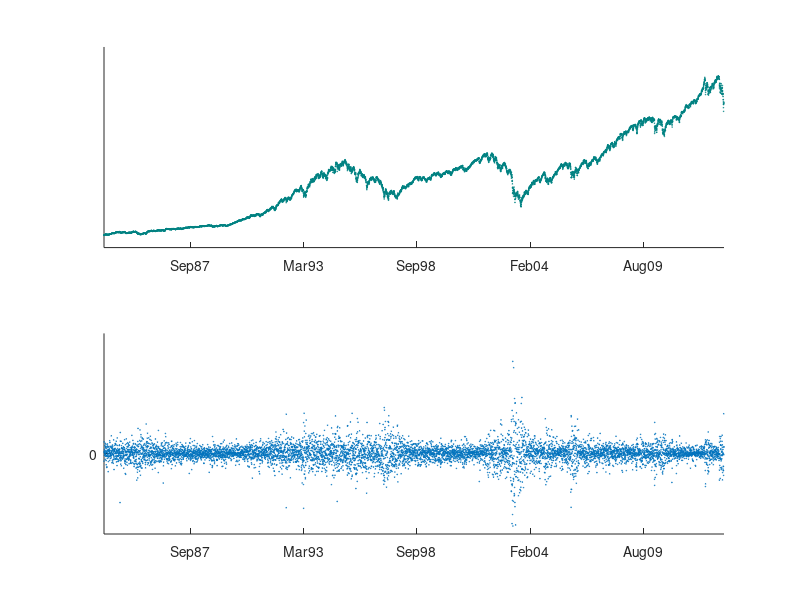
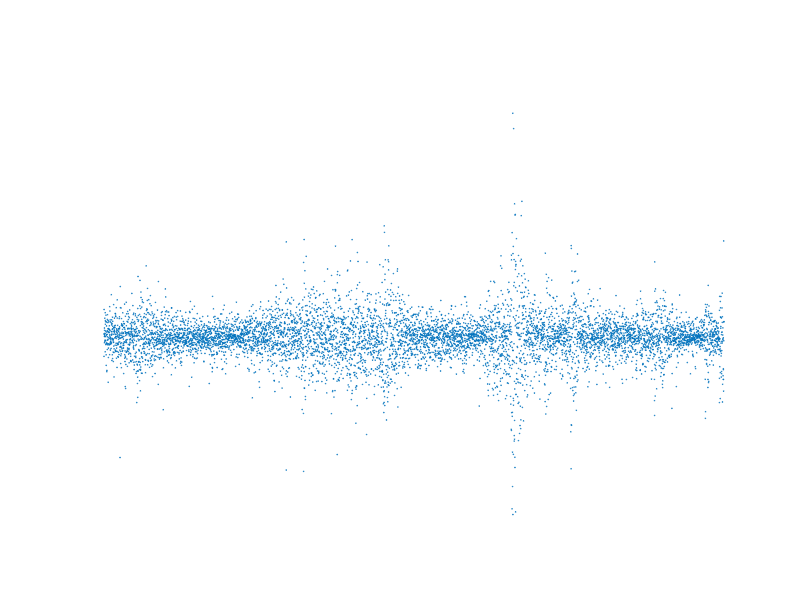

Recreate these plots in MATLAB, in order. (Note: this script raises an error after producing the figures.)
%% TiME SERIES by Kruskal
clc,clear
load("sp500.mat");
logret=sample(:,4);
price=sample(:,5);
timeline=datenum(sample(:,1:3));
% %% plot data set
% figure;
% subplot(2,1,1);
% plot(timeline,price);
% dateaxis('x',12);
% xlim([timeline(1),timeline(end)]);
% set(gca,'color','none','ytick',[],'yticklabel',[]);
% subplot(2,1,2);
% plot(timeline,logret);
% dateaxis('x',12);
% xlim([timeline(1),timeline(end)]);
% set(gca,'color','none','ytick',[],'yticklabel',[]);
% saveas(gcf,'PriRet_SP','png');
%% plot scatter price and return
figure;
subplot(2,1,1);
scatter(timeline,price,0.3,MarkerEdgeColor=[0,0.5,0.5])
dateaxis('x',12);
xlim([timeline(1),timeline(end)]);
set(gca,'color','none','ytick',[],'yticklabel',[]);
subplot(2,1,2);
scatter(timeline,logret,0.3)
dateaxis('x',12);
xlim([timeline(1),timeline(end)]);
set(gca,'color','none','ytick',0);
% set(gca,'color','none','ytick',[0],'yticklabel',[]);
%% save scatter price and return
saveas(gcf,'PriceReturn_SP_scatter','png');
%% plot scatter return
figure;
scatter(timeline,logret,0.3)
dateaxis('x',12);
xlim([timeline(1),timeline(end)]);
set(gca,'color','none','ytick',[],'xticklabel',[],'XColor','none','YColor','none');
%% save scatter return
saveas(gcf,'Return_SP_scatter','png');
%% generate minimal spanning tree
DM=pdist2(logret,logret);
for i=1:length(DM)-2
    for j=i+2:length(DM)
        DM(i,j)=inf;
    end
end
for j=1:length(DM)-2
    for i=j+2:length(DM)
        DM(i,j)=inf;
    end
end
G=graph(DM);
T=minspantree(G,'Method','sparse');
P=[timeline,logret];
T_Edges=sortrows(T.Edges,"Weight");
%% plot png of SP500 MST
figure;
for i = 1:length(T_Edges.Weight)
    plot([P(T_Edges.EndNodes(i,1),1),P(T_Edges.EndNodes(i,2),1)]...
        ,[P(T_Edges.EndNodes(i,1),2),P(T_Edges.EndNodes(i,2),2)],'r',"LineWidth",0.5);hold on
end
dateaxis('x',12);
xlim([timeline(1),timeline(end)]);
set(gca,'color','none','xticklabel',[],'XColor','none','YColor','none')
%% save png of SP500 MST
saveas(gcf,'MST_sp500','png');
%% figure gif of SP500 return by Kruskal
figure;
ax=gca;
ax.XColor='none';
ax.YColor='none';
hold(ax,'on')
DelayTime=.001;
scatter(timeline,logret,0.3)
dateaxis('x',12);
xlim([timeline(1),timeline(end)]);
pause(DelayTime)
F=getframe(ax);
[imind,cm]=rgb2ind(F.cdata,256);
imwrite(imind,cm,'SP500.gif','gif','Loopcount',inf,'DelayTime',DelayTime);
for i = 1:length(T_Edges.Weight)
    plot([P(T_Edges.EndNodes(i,1),1),P(T_Edges.EndNodes(i,2),1)]...
        ,[P(T_Edges.EndNodes(i,1),2),P(T_Edges.EndNodes(i,2),2)],'r',"LineWidth",0.5);
    if mod(i,100)==0
        pause(DelayTime);saveFrame(ax,DelayTime);
    end
end
pause(DelayTime);saveFrame(ax,DelayTime);

function saveFrame(ax,DelayTime)
F=getframe(ax);
[imind,cm]=rgb2ind(F.cdata,256);
imwrite(imind,cm,'SP500.gif','gif','WriteMode','append','DelayTime',DelayTime,"TransparentColor",0);
end



